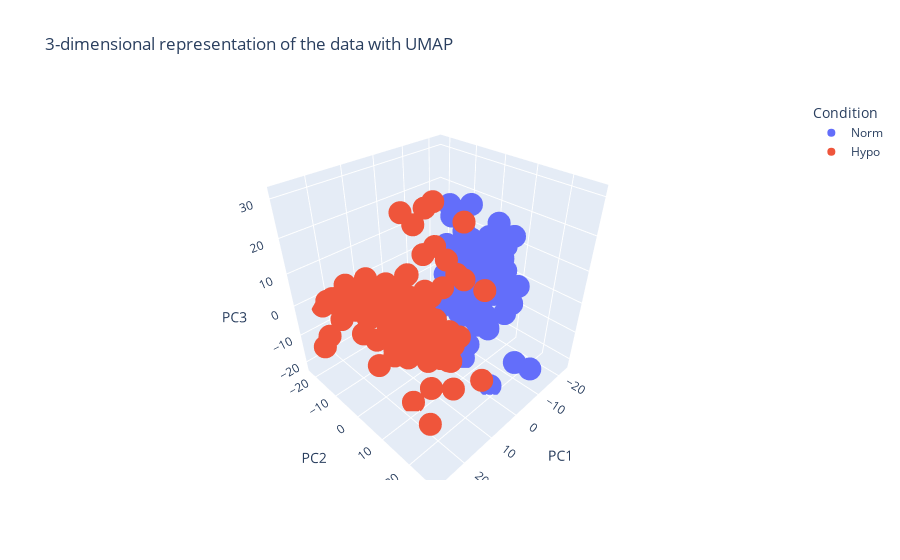

Notebook cell for this chart:
### Code cell
import plotly.express as px

fig = px.scatter_3d(
    data_frame = three_dim_df,
    x = "PC1",
    y = "PC2",
    z = "PC3",
    title="3-dimensional representation of the data with UMAP",
    color = "Condition"
)
# Show the fig
fig.show()
